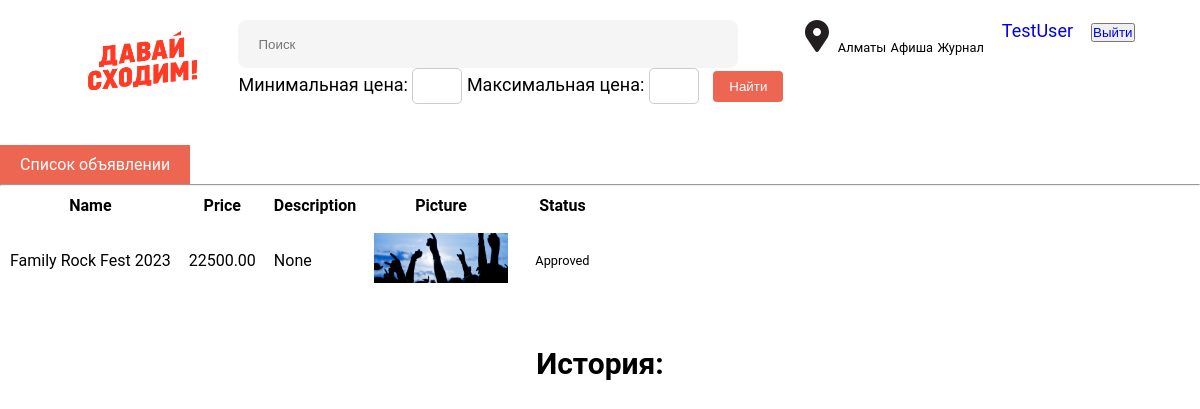
/item_request_list/ (signed in), run on the app's committed database.
### reviews/models.py (models this page shows)
class ItemRequest(models.Model):
    user = models.ForeignKey(User, on_delete=models.CASCADE)
    name = models.CharField(max_length=100)
    price = models.DecimalField(max_digits=10, decimal_places=2)
    description = models.CharField(max_length=300, default=None, blank=True, null=True)
    picture = models.ImageField(upload_to='item_pictures/')
    item = models.ForeignKey(Item, on_delete=models.CASCADE, null=True, blank=True)
    STATUS_CHOICES = (
        ('pending', 'Pending'),
        ('approved', 'Approved'),
        ('rejected', 'Rejected'),
    )
    status = models.CharField(max_length=10, choices=STATUS_CHOICES, default='pending')

### reviews/views.py (the view)
# urls.py: path('item_request_list/', views.item_request_list, name='item_request_list'),
@login_required
def item_request_list(request):
    if request.user.is_staff:
        item_requests = ItemRequest.objects.all()
    else:
        item_requests = ItemRequest.objects.filter(user=request.user)
    return render(request, 'item_request_list.html', {'item_requests': item_requests})

### templates/item_request_list.html (shortened to what this page needs)
{% extends 'home.html' %}
{% block content %}
<div class="container">
    <hr>
    <div class="row justify-content-center">
        <div class="col-md-10">
            {% if item_requests %}
                <table class="table table-striped table-hover">
                    <thead class="thead-dark">
                        <tr>
                            <th scope="col">Name</th>
                            <th scope="col">Price</th>
                            <th scope="col">Description</th>
                            <th scope="col">Picture</th>
                            <th scope="col">Status</th>
                        </tr>
                    </thead>
                    <tbody>
                        {% for item_request in item_requests %}
                            <tr>
                                <td>{{ item_request.name }}</td>
                                <td>{{ item_request.price }}</td>
                                <td>{{ item_request.description }}</td>
                                <td>
                                    {% if item_request.picture %}
                                        <img src="{{ item_request.picture.url }}" style="height: 50px;" alt="{{ item_request.name }}" class="img-fluid">
                                    {% else %}
                                        <span class="text-muted">No picture available</span>
                                    {% endif %}
                                </td>
                                <td>
                                    {% if item_request.status == 'pending' %}
                                        <span class="badge badge-pill badge-warning">Pending</span>
                                    {% elif item_request.status == 'approved' %}
                                        <span class="badge badge-pill badge-success">Approved</span>
                                    {% else %}
                                        <span class="badge badge-pill badge-danger">Rejected</span>
                                    {% endif %}
                                </td>
                            </tr>
                        {% empty %}
                            <tr>
                                <td colspan="6">No item requests found.</td>
                            </tr>
                        {% endfor %}
                    </tbody>
                </table>
            {% else %}
                <p class="lead">No item requests found.</p>
            {% endif %}
        </div>
    </div>
</div>
{% endblock %}

### templates/home.html (shortened to what this page needs)
<!DOCTYPE html>
{% load static %}
<html lang="en">
<head>
    <link rel="stylesheet" type="text/css" href="{% static 'css/main.css' %}">
</head>
<body>
<nav class="navbar">
    <ul class="nav-links">
        <div class="menu">
            <div class="logo">
                <a href="{% url '' %}"><img src="{% static 'images/logo.png' %}" class="logo-image"></a>
            </div>
            <li>
                <form method="get" action="{% url 'item_search' %}">
					<input type="text2" placeholder="Поиск" class="search-box" name="search_query">
					<br>
					<label for="min_price">Минимальная цена:</label>
			        <input type="numbe2r" name="min_price" id="min_price" style="width: 50px;
			  padding: 8px 12px;
			  border: 1px solid #ccc;
			  border-radius: 5px;
			  font-size: 16px;" value="{{ min_price }}">
								<label for="max_price">Максимальная цена:</label>
			          <input type="number2" name="max_price" id="max_price" style="width: 50px;
			  padding: 8px 12px;
			  margin-right: 10px;
			  border: 1px solid #ccc;
			  border-radius: 5px;
			  font-size: 16px;" value="{{ max_price }}">
			  <button type="submit" style="background-color: rgb(236, 102, 82);
  color: white;
  border: none;
  border-radius: 4px;
  padding: 8px 16px;
  cursor: pointer;">Найти</button>
				</form>
            </li>
            <li><a class="header-store">
                <div class="labels">
                    <div>Алматы</div>
                </div>
                 <div class="labels">
                    <div>Афиша</div>
                </div>
                 <div class="labels">
                    <div>Журнал</div>
                </div>
            </a></li>
            {% if user.is_authenticated %}
            <li><a href="{% url 'profile' %}">{{ request.user }}</a></li>
            <li><button ><a href="{% url 'logout' %}">Выйти</a></button></li>
            {% else %}
            <li><button ><a href="{% url 'login' %}">Войти</a></button></li>
            {% endif %}
        </div>
    </ul>
</nav>
<section style="padding-top: 20px;
    display: flex;
    margin: 0 auto;
    justify-content: revert;">
    	{% if user.is_authenticated %}
		<a style="background-color:  rgb(236, 102, 82);color: white;padding: 10px 20px;text-align: center;text-decoration: none;display: inline-block; align-content: center;align-items: center; justify-content:;"
  			href="{% url 'item_request_list' %}">Список объявлении</a>
  		{% endif %}
	</section>
	{% block content %}{% endblock content %}
<div class="container">
    <br>
</div>
{% load custom_filters %}
<h2 style="text-align: center; font-size: 30px; padding-top: 30px;">История:</h2>
</body>
</html>

### static/css/main.css (style rules this page uses)
* { margin: 0; padding: 0; box-sizing: border-box; }
body { font-family: Roboto,sans-serif; }
a { text-decoration: none; }
.menu li { list-style: none; }
.navbar { display: flex; align-items: center; padding: 20px; background-color: #ffffff; border-color: black; justify-content: space-evenly; }
.logo-image { width: 155px; }
.menu { display: flex; gap: 1em; font-size: 18px; }
.search-box { width: 500px; height: 48px; border-radius: 8px; border: none; background-color: #f5f5f5; padding-left: 20px; }
.labels { font-size: .8rem; line-height: 1.4; display: inline-block; }
.header-store { width:235px; height: 51px; }

### templates/item_request_list.html (style rules this page uses)
.badge-pill { font-size: 0.8rem; padding: 0.4rem 0.6rem; }
td, th { padding: 8px; }

### data on the page
ItemRequest: name "Family Rock Fest 2023", price "22500.00", description "None", picture (picture), status "Approved"

### other printed values
{{ request.user }} "TestUser"
